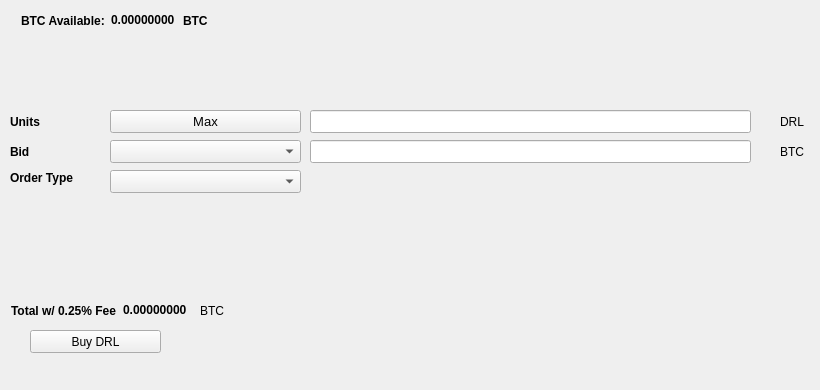
   <widget class="QWidget" name="BuyTab">
    <attribute name="title">
     <string>Buy</string>
    </attribute>
    <widget class="QPushButton" name="BuyDRL">
     <property name="geometry">
      <rect>
       <x>30</x>
       <y>330</y>
       <width>131</width>
       <height>23</height>
      </rect>
     </property>
     <property name="text">
      <string>Buy DRL</string>
     </property>
     <property name="icon">
      <iconset resource="../daral.qrc">
       <normaloff>:/icons/bitcoin</normaloff>:/icons/bitcoin</iconset>
     </property>
    </widget>
    <widget class="QLabel" name="label_3">
     <property name="geometry">
      <rect>
       <x>10</x>
       <y>110</y>
       <width>46</width>
       <height>23</height>
      </rect>
     </property>
     <property name="font">
      <font>
       <weight>75</weight>
       <bold>true</bold>
      </font>
     </property>
     <property name="text">
      <string>Units</string>
     </property>
    </widget>
    <widget class="QLineEdit" name="UnitsInput">
     <property name="geometry">
      <rect>
       <x>310</x>
       <y>110</y>
       <width>441</width>
       <height>23</height>
      </rect>
     </property>
     <property name="font">
      <font>
       <pointsize>9</pointsize>
       <weight>75</weight>
       <bold>true</bold>
      </font>
     </property>
    </widget>
    <widget class="QLineEdit" name="BuyBidPriceEdit">
     <property name="geometry">
      <rect>
       <x>310</x>
       <y>140</y>
       <width>441</width>
       <height>23</height>
      </rect>
     </property>
     <property name="font">
      <font>
       <pointsize>9</pointsize>
       <weight>75</weight>
       <bold>true</bold>
      </font>
     </property>
    </widget>
    <widget class="QLabel" name="label_4">
     <property name="geometry">
      <rect>
       <x>780</x>
       <y>110</y>
       <width>31</width>
       <height>23</height>
      </rect>
     </property>
     <property name="text">
      <string>DRL</string>
     </property>
    </widget>
    <widget class="QLabel" name="label_5">
     <property name="geometry">
      <rect>
       <x>780</x>
       <y>140</y>
       <width>31</width>
       <height>23</height>
      </rect>
     </property>
     <property name="text">
      <string>BTC</string>
     </property>
    </widget>
    <widget class="QLabel" name="label_6">
     <property name="geometry">
      <rect>
       <x>10</x>
       <y>140</y>
       <width>46</width>
       <height>23</height>
      </rect>
     </property>
     <property name="font">
      <font>
       <weight>75</weight>
       <bold>true</bold>
      </font>
     </property>
     <property name="text">
      <string>Bid</string>
     </property>
    </widget>
    <widget class="QLabel" name="label_7">
     <property name="geometry">
      <rect>
       <x>10</x>
       <y>170</y>
       <width>91</width>
       <height>16</height>
      </rect>
     </property>
     <property name="font">
      <font>
       <weight>75</weight>
       <bold>true</bold>
      </font>
     </property>
     <property name="text">
      <string>Order Type</string>
     </property>
    </widget>
    <widget class="QPushButton" name="Buy_Max_Amount">
     <property name="geometry">
      <rect>
       <x>110</x>
       <y>110</y>
       <width>191</width>
       <height>23</height>
      </rect>
     </property>
     <property name="font">
      <font>
       <pointsize>10</pointsize>
      </font>
     </property>
     <property name="text">
      <string>Max</string>
     </property>
    </widget>
    <widget class="QComboBox" name="BuyBidcomboBox">
     <property name="geometry">
      <rect>
       <x>110</x>
       <y>140</y>
       <width>191</width>
       <height>23</height>
      </rect>
     </property>
     <property name="font">
      <font>
       <pointsize>10</pointsize>
      </font>
     </property>
    </widget>
    <widget class="QComboBox" name="buyOrdertypeCombo">
     <property name="geometry">
      <rect>
       <x>110</x>
       <y>170</y>
       <width>191</width>
       <height>23</height>
      </rect>
     </property>
     <property name="font">
      <font>
       <pointsize>10</pointsize>
      </font>
     </property>
    </widget>
    <widget class="QWidget" name="layoutWidget1">
     <property name="geometry">
      <rect>
       <x>21</x>
       <y>11</y>
       <width>227</width>
       <height>19</height>
      </rect>
     </property>
     <layout class="QHBoxLayout" name="horizontalLayout_3">
      <item>
       <widget class="QLabel" name="label232">
        <property name="font">
         <font>
          <weight>75</weight>
          <bold>true</bold>
         </font>
        </property>
        <property name="text">
         <string>BTC Available:</string>
        </property>
       </widget>
      </item>
      <item>
       <widget class="QLabel" name="BtcAvailableLbl">
        <property name="palette">
         <palette>
          <active>
           <colorrole role="WindowText">
            <brush brushstyle="SolidPattern">
             <color alpha="255">
              <red>0</red>
              <green>0</green>
              <blue>0</blue>
             </color>
            </brush>
           </colorrole>
           <colorrole role="Button">
            <brush brushstyle="SolidPattern">
             <color alpha="255">
              <red>0</red>
              <green>170</green>
              <blue>0</blue>
             </color>
            </brush>
           </colorrole>
           <colorrole role="Light">
            <brush brushstyle="SolidPattern">
             <color alpha="255">
              <red>0</red>
              <green>255</green>
              <blue>0</blue>
             </color>
            </brush>
           </colorrole>
           <colorrole role="Midlight">
            <brush brushstyle="SolidPattern">
             <color alpha="255">
              <red>0</red>
              <green>212</green>
              <blue>0</blue>
             </color>
            </brush>
           </colorrole>
           <colorrole role="Dark">
            <brush brushstyle="SolidPattern">
             <color alpha="255">
              <red>0</red>
              <green>85</green>
              <blue>0</blue>
             </color>
            </brush>
           </colorrole>
           <colorrole role="Mid">
            <brush brushstyle="SolidPattern">
             <color alpha="255">
              <red>0</red>
              <green>113</green>
              <blue>0</blue>
             </color>
            </brush>
           </colorrole>
           <colorrole role="Text">
            <brush brushstyle="SolidPattern">
             <color alpha="255">
              <red>0</red>
              <green>170</green>
              <blue>0</blue>
             </color>
            </brush>
           </colorrole>
           <colorrole role="BrightText">
            <brush brushstyle="SolidPattern">
             <color alpha="255">
              <red>255</red>
              <green>255</green>
              <blue>255</blue>
             </color>
            </brush>
           </colorrole>
           <colorrole role="ButtonText">
            <brush brushstyle="SolidPattern">
             <color alpha="255">
              <red>0</red>
              <green>0</green>
              <blue>0</blue>
             </color>
            </brush>
           </colorrole>
           <colorrole role="Base">
            <brush brushstyle="SolidPattern">
             <color alpha="255">
              <red>255</red>
              <green>255</green>
              <blue>255</blue>
             </color>
            </brush>
           </colorrole>
           <colorrole role="Window">
            <brush brushstyle="SolidPattern">
             <color alpha="255">
              <red>0</red>
              <green>170</green>
              <blue>0</blue>
             </color>
            </brush>
           </colorrole>
           <colorrole role="Shadow">
            <brush brushstyle="SolidPattern">
             <color alpha="255">
              <red>0</red>
              <green>0</green>
              <blue>0</blue>
             </color>
            </brush>
           </colorrole>
           <colorrole role="AlternateBase">
            <brush brushstyle="SolidPattern">
             <color alpha="255">
              <red>127</red>
              <green>212</green>
              <blue>127</blue>
             </color>
            </brush>
           </colorrole>
           <colorrole role="ToolTipBase">
            <brush brushstyle="SolidPattern">
             <color alpha="255">
              <red>255</red>
              <green>255</green>
              <blue>220</blue>
             </color>
            </brush>
           </colorrole>
           <colorrole role="ToolTipText">
            <brush brushstyle="SolidPattern">
             <color alpha="255">
              <red>0</red>
              <green>0</green>
              <blue>0</blue>
             </color>
            </brush>
           </colorrole>
          </active>
          <inactive>
           <colorrole role="WindowText">
            <brush brushstyle="SolidPattern">
             <color alpha="255">
              <red>0</red>
              <green>0</green>
              <blue>0</blue>
             </color>
            </brush>
           </colorrole>
           <colorrole role="Button">
            <brush brushstyle="SolidPattern">
             <color alpha="255">
              <red>0</red>
              <green>170</green>
              <blue>0</blue>
             </color>
            </brush>
           </colorrole>
           <colorrole role="Light">
            <brush brushstyle="SolidPattern">
             <color alpha="255">
              <red>0</red>
              <green>255</green>
              <blue>0</blue>
             </color>
            </brush>
           </colorrole>
           <colorrole role="Midlight">
            <brush brushstyle="SolidPattern">
             <color alpha="255">
              <red>0</red>
              <green>212</green>
              <blue>0</blue>
             </color>
            </brush>
           </colorrole>
           <colorrole role="Dark">
            <brush brushstyle="SolidPattern">
             <color alpha="255">
              <red>0</red>
              <green>85</green>
              <blue>0</blue>
             </color>
            </brush>
           </colorrole>
           <colorrole role="Mid">
            <brush brushstyle="SolidPattern">
             <color alpha="255">
              <red>0</red>
              <green>113</green>
              <blue>0</blue>
             </color>
            </brush>
           </colorrole>
           <colorrole role="Text">
            <brush brushstyle="SolidPattern">
             <color alpha="255">
              <red>0</red>
              <green>170</green>
              <blue>0</blue>
             </color>
            </brush>
           </colorrole>
           <colorrole role="BrightText">
            <brush brushstyle="SolidPattern">
             <color alpha="255">
              <red>255</red>
              <green>255</green>
              <blue>255</blue>
             </color>
            </brush>
           </colorrole>
           <colorrole role="ButtonText">
            <brush brushstyle="SolidPattern">
             <color alpha="255">
              <red>0</red>
              <green>0</green>
              <blue>0</blue>
             </color>
            </brush>
           </colorrole>
           <colorrole role="Base">
            <brush brushstyle="SolidPattern">
             <color alpha="255">
              <red>255</red>
              <green>255</green>
              <blue>255</blue>
             </color>
            </brush>
           </colorrole>
           <colorrole role="Window">
            <brush brushstyle="SolidPattern">
             <color alpha="255">
              <red>0</red>
              <green>170</green>
              <blue>0</blue>
             </color>
            </brush>
           </colorrole>
           <colorrole role="Shadow">
            <brush brushstyle="SolidPattern">
             <color alpha="255">
              <red>0</red>
              <green>0</green>
              <blue>0</blue>
             </color>
            </brush>
           </colorrole>
           <colorrole role="AlternateBase">
            <brush brushstyle="SolidPattern">
             <color alpha="255">
              <red>127</red>
              <green>212</green>
              <blue>127</blue>
             </color>
            </brush>
           </colorrole>
           <colorrole role="ToolTipBase">
            <brush brushstyle="SolidPattern">
             <color alpha="255">
              <red>255</red>
              <green>255</green>
              <blue>220</blue>
             </color>
            </brush>
           </colorrole>
           <colorrole role="ToolTipText">
            <brush brushstyle="SolidPattern">
             <color alpha="255">
              <red>0</red>
              <green>0</green>
              <blue>0</blue>
             </color>
            </brush>
           </colorrole>
          </inactive>
          <disabled>
           <colorrole role="WindowText">
            <brush brushstyle="SolidPattern">
             <color alpha="255">
              <red>0</red>
              <green>85</green>
              <blue>0</blue>
             </color>
            </brush>
           </colorrole>
           <colorrole role="Button">
            <brush brushstyle="SolidPattern">
             <color alpha="255">
              <red>0</red>
              <green>170</green>
              <blue>0</blue>
             </color>
            </brush>
           </colorrole>
           <colorrole role="Light">
            <brush brushstyle="SolidPattern">
             <color alpha="255">
              <red>0</red>
              <green>255</green>
              <blue>0</blue>
             </color>
            </brush>
           </colorrole>
           <colorrole role="Midlight">
            <brush brushstyle="SolidPattern">
             <color alpha="255">
              <red>0</red>
              <green>212</green>
              <blue>0</blue>
             </color>
            </brush>
           </colorrole>
           <colorrole role="Dark">
            <brush brushstyle="SolidPattern">
             <color alpha="255">
              <red>0</red>
              <green>85</green>
              <blue>0</blue>
             </color>
            </brush>
           </colorrole>
           <colorrole role="Mid">
            <brush brushstyle="SolidPattern">
             <color alpha="255">
              <red>0</red>
              <green>113</green>
              <blue>0</blue>
             </color>
            </brush>
           </colorrole>
           <colorrole role="Text">
            <brush brushstyle="SolidPattern">
             <color alpha="255">
              <red>0</red>
              <green>85</green>
              <blue>0</blue>
             </color>
            </brush>
           </colorrole>
           <colorrole role="BrightText">
            <brush brushstyle="SolidPattern">
             <color alpha="255">
              <red>255</red>
              <green>255</green>
              <blue>255</blue>
             </color>
            </brush>
           </colorrole>
           <colorrole role="ButtonText">
            <brush brushstyle="SolidPattern">
             <color alpha="255">
              <red>0</red>
              <green>85</green>
              <blue>0</blue>
             </color>
            </brush>
           </colorrole>
           <colorrole role="Base">
            <brush brushstyle="SolidPattern">
             <color alpha="255">
              <red>0</red>
              <green>170</green>
              <blue>0</blue>
             </color>
            </brush>
           </colorrole>
           <colorrole role="Window">
            <brush brushstyle="SolidPattern">
             <color alpha="255">
              <red>0</red>
              <green>170</green>
              <blue>0</blue>
             </color>
            </brush>
           </colorrole>
           <colorrole role="Shadow">
            <brush brushstyle="SolidPattern">
             <color alpha="255">
              <red>0</red>
              <green>0</green>
              <blue>0</blue>
             </color>
            </brush>
           </colorrole>
           <colorrole role="AlternateBase">
            <brush brushstyle="SolidPattern">
             <color alpha="255">
              <red>0</red>
              <green>170</green>
              <blue>0</blue>
             </color>
            </brush>
           </colorrole>
           <colorrole role="ToolTipBase">
            <brush brushstyle="SolidPattern">
             <color alpha="255">
              <red>255</red>
              <green>255</green>
              <blue>220</blue>
             </color>
            </brush>
           </colorrole>
           <colorrole role="ToolTipText">
            <brush brushstyle="SolidPattern">
             <color alpha="255">
              <red>0</red>
              <green>0</green>
              <blue>0</blue>
             </color>
            </brush>
           </colorrole>
          </disabled>
         </palette>
        </property>
        <property name="font">
         <font>
          <weight>75</weight>
          <bold>true</bold>
         </font>
        </property>
        <property name="text">
         <string>0.00000000</string>
        </property>
        <property name="textInteractionFlags">
         <set>Qt::LinksAccessibleByMouse|Qt::TextSelectableByKeyboard|Qt::TextSelectableByMouse</set>
        </property>
       </widget>
      </item>
      <item>
       <widget class="QLabel" name="BtcAvailableLbl_2">
        <property name="font">
         <font>
          <weight>75</weight>
          <bold>true</bold>
         </font>
        </property>
        <property name="text">
         <string>BTC</string>
        </property>
       </widget>
      </item>
     </layout>
    </widget>
    <widget class="QWidget" name="layoutWidge2">
     <property name="geometry">
      <rect>
       <x>11</x>
       <y>301</y>
       <width>259</width>
       <height>19</height>
      </rect>
     </property>
     <layout class="QHBoxLayout" name="horizontalLayout_4">
      <item>
       <widget class="QLabel" name="label_9">
        <property name="font">
         <font>
          <weight>75</weight>
          <bold>true</bold>
         </font>
        </property>
        <property name="text">
         <string>Total w/ 0.25% Fee</string>
        </property>
       </widget>
      </item>
      <item>
       <widget class="QLabel" name="BuyCostLabel">
        <property name="palette">
         <palette>
          <active>
           <colorrole role="WindowText">
            <brush brushstyle="SolidPattern">
             <color alpha="255">
              <red>0</red>
              <green>0</green>
              <blue>0</blue>
             </color>
            </brush>
           </colorrole>
           <colorrole role="Button">
            <brush brushstyle="SolidPattern">
             <color alpha="255">
              <red>0</red>
              <green>170</green>
              <blue>0</blue>
             </color>
            </brush>
           </colorrole>
           <colorrole role="Light">
            <brush brushstyle="SolidPattern">
             <color alpha="255">
              <red>0</red>
              <green>255</green>
              <blue>0</blue>
             </color>
            </brush>
           </colorrole>
           <colorrole role="Midlight">
            <brush brushstyle="SolidPattern">
             <color alpha="255">
              <red>0</red>
              <green>212</green>
              <blue>0</blue>
             </color>
            </brush>
           </colorrole>
           <colorrole role="Dark">
            <brush brushstyle="SolidPattern">
             <color alpha="255">
              <red>0</red>
              <green>85</green>
              <blue>0</blue>
             </color>
            </brush>
           </colorrole>
           <colorrole role="Mid">
            <brush brushstyle="SolidPattern">
             <color alpha="255">
              <red>0</red>
              <green>113</green>
              <blue>0</blue>
             </color>
            </brush>
           </colorrole>
           <colorrole role="Text">
            <brush brushstyle="SolidPattern">
             <color alpha="255">
              <red>0</red>
              <green>170</green>
              <blue>0</blue>
             </color>
            </brush>
           </colorrole>
           <colorrole role="BrightText">
            <brush brushstyle="SolidPattern">
             <color alpha="255">
              <red>255</red>
              <green>255</green>
              <blue>255</blue>
             </color>
            </brush>
           </colorrole>
           <colorrole role="ButtonText">
            <brush brushstyle="SolidPattern">
             <color alpha="255">
              <red>0</red>
              <green>0</green>
              <blue>0</blue>
             </color>
            </brush>
           </colorrole>
           <colorrole role="Base">
            <brush brushstyle="SolidPattern">
             <color alpha="255">
              <red>255</red>
              <green>255</green>
              <blue>255</blue>
             </color>
            </brush>
           </colorrole>
           <colorrole role="Window">
            <brush brushstyle="SolidPattern">
             <color alpha="255">
              <red>0</red>
              <green>170</green>
              <blue>0</blue>
             </color>
            </brush>
           </colorrole>
           <colorrole role="Shadow">
            <brush brushstyle="SolidPattern">
             <color alpha="255">
              <red>0</red>
              <green>0</green>
              <blue>0</blue>
             </color>
            </brush>
           </colorrole>
           <colorrole role="AlternateBase">
            <brush brushstyle="SolidPattern">
             <color alpha="255">
              <red>127</red>
              <green>212</green>
              <blue>127</blue>
             </color>
            </brush>
           </colorrole>
           <colorrole role="ToolTipBase">
            <brush brushstyle="SolidPattern">
             <color alpha="255">
              <red>255</red>
              <green>255</green>
              <blue>220</blue>
             </color>
            </brush>
           </colorrole>
           <colorrole role="ToolTipText">
            <brush brushstyle="SolidPattern">
             <color alpha="255">
              <red>0</red>
              <green>0</green>
              <blue>0</blue>
             </color>
            </brush>
           </colorrole>
          </active>
          <inactive>
           <colorrole role="WindowText">
            <brush brushstyle="SolidPattern">
             <color alpha="255">
              <red>0</red>
              <green>0</green>
              <blue>0</blue>
             </color>
            </brush>
           </colorrole>
           <colorrole role="Button">
            <brush brushstyle="SolidPattern">
             <color alpha="255">
              <red>0</red>
              <green>170</green>
              <blue>0</blue>
             </color>
            </brush>
           </colorrole>
           <colorrole role="Light">
            <brush brushstyle="SolidPattern">
             <color alpha="255">
              <red>0</red>
              <green>255</green>
              <blue>0</blue>
             </color>
            </brush>
           </colorrole>
           <colorrole role="Midlight">
            <brush brushstyle="SolidPattern">
             <color alpha="255">
              <red>0</red>
              <green>212</green>
              <blue>0</blue>
             </color>
            </brush>
           </colorrole>
           <colorrole role="Dark">
            <brush brushstyle="SolidPattern">
             <color alpha="255">
              <red>0</red>
              <green>85</green>
              <blue>0</blue>
             </color>
            </brush>
           </colorrole>
           <colorrole role="Mid">
            <brush brushstyle="SolidPattern">
             <color alpha="255">
              <red>0</red>
              <green>113</green>
              <blue>0</blue>
             </color>
            </brush>
           </colorrole>
           <colorrole role="Text">
            <brush brushstyle="SolidPattern">
             <color alpha="255">
              <red>0</red>
              <green>170</green>
              <blue>0</blue>
             </color>
            </brush>
           </colorrole>
           <colorrole role="BrightText">
            <brush brushstyle="SolidPattern">
             <color alpha="255">
              <red>255</red>
              <green>255</green>
              <blue>255</blue>
             </color>
            </brush>
           </colorrole>
           <colorrole role="ButtonText">
            <brush brushstyle="SolidPattern">
             <color alpha="255">
              <red>0</red>
              <green>0</green>
              <blue>0</blue>
             </color>
            </brush>
           </colorrole>
           <colorrole role="Base">
            <brush brushstyle="SolidPattern">
             <color alpha="255">
              <red>255</red>
              <green>255</green>
              <blue>255</blue>
             </color>
            </brush>
           </colorrole>
           <colorrole role="Window">
            <brush brushstyle="SolidPattern">
             <color alpha="255">
              <red>0</red>
              <green>170</green>
              <blue>0</blue>
             </color>
            </brush>
           </colorrole>
           <colorrole role="Shadow">
            <brush brushstyle="SolidPattern">
             <color alpha="255">
              <red>0</red>
              <green>0</green>
              <blue>0</blue>
             </color>
            </brush>
           </colorrole>
           <colorrole role="AlternateBase">
            <brush brushstyle="SolidPattern">
             <color alpha="255">
              <red>127</red>
              <green>212</green>
              <blue>127</blue>
             </color>
            </brush>
           </colorrole>
           <colorrole role="ToolTipBase">
            <brush brushstyle="SolidPattern">
             <color alpha="255">
              <red>255</red>
              <green>255</green>
              <blue>220</blue>
             </color>
            </brush>
           </colorrole>
           <colorrole role="ToolTipText">
            <brush brushstyle="SolidPattern">
             <color alpha="255">
              <red>0</red>
              <green>0</green>
              <blue>0</blue>
             </color>
            </brush>
           </colorrole>
          </inactive>
          <disabled>
           <colorrole role="WindowText">
            <brush brushstyle="SolidPattern">
             <color alpha="255">
              <red>0</red>
              <green>85</green>
              <blue>0</blue>
             </color>
            </brush>
           </colorrole>
           <colorrole role="Button">
            <brush brushstyle="SolidPattern">
             <color alpha="255">
              <red>0</red>
              <green>170</green>
              <blue>0</blue>
             </color>
            </brush>
           </colorrole>
           <colorrole role="Light">
            <brush brushstyle="SolidPattern">
             <color alpha="255">
              <red>0</red>
              <green>255</green>
              <blue>0</blue>
             </color>
            </brush>
           </colorrole>
           <colorrole role="Midlight">
            <brush brushstyle="SolidPattern">
             <color alpha="255">
              <red>0</red>
              <green>212</green>
              <blue>0</blue>
             </color>
            </brush>
           </colorrole>
           <colorrole role="Dark">
            <brush brushstyle="SolidPattern">
             <color alpha="255">
              <red>0</red>
              <green>85</green>
              <blue>0</blue>
             </color>
            </brush>
           </colorrole>
           <colorrole role="Mid">
            <brush brushstyle="SolidPattern">
             <color alpha="255">
              <red>0</red>
              <green>113</green>
              <blue>0</blue>
             </color>
            </brush>
           </colorrole>
           <colorrole role="Text">
            <brush brushstyle="SolidPattern">
             <color alpha="255">
              <red>0</red>
              <green>85</green>
              <blue>0</blue>
             </color>
            </brush>
           </colorrole>
           <colorrole role="BrightText">
            <brush brushstyle="SolidPattern">
             <color alpha="255">
              <red>255</red>
              <green>255</green>
              <blue>255</blue>
             </color>
            </brush>
           </colorrole>
           <colorrole role="ButtonText">
            <brush brushstyle="SolidPattern">
             <color alpha="255">
              <red>0</red>
              <green>85</green>
              <blue>0</blue>
             </color>
            </brush>
           </colorrole>
           <colorrole role="Base">
            <brush brushstyle="SolidPattern">
             <color alpha="255">
              <red>0</red>
              <green>170</green>
              <blue>0</blue>
             </color>
            </brush>
           </colorrole>
           <colorrole role="Window">
            <brush brushstyle="SolidPattern">
             <color alpha="255">
              <red>0</red>
              <green>170</green>
              <blue>0</blue>
             </color>
            </brush>
           </colorrole>
           <colorrole role="Shadow">
            <brush brushstyle="SolidPattern">
             <color alpha="255">
              <red>0</red>
              <green>0</green>
              <blue>0</blue>
             </color>
            </brush>
           </colorrole>
           <colorrole role="AlternateBase">
            <brush brushstyle="SolidPattern">
             <color alpha="255">
              <red>0</red>
              <green>170</green>
              <blue>0</blue>
             </color>
            </brush>
           </colorrole>
           <colorrole role="ToolTipBase">
            <brush brushstyle="SolidPattern">
             <color alpha="255">
              <red>255</red>
              <green>255</green>
              <blue>220</blue>
             </color>
            </brush>
           </colorrole>
           <colorrole role="ToolTipText">
            <brush brushstyle="SolidPattern">
             <color alpha="255">
              <red>0</red>
              <green>0</green>
              <blue>0</blue>
             </color>
            </brush>
           </colorrole>
          </disabled>
         </palette>
        </property>
        <property name="font">
         <font>
          <weight>75</weight>
          <bold>true</bold>
         </font>
        </property>
        <property name="autoFillBackground">
         <bool>false</bool>
        </property>
        <property name="text">
         <string>0.00000000</string>
        </property>
        <property name="textInteractionFlags">
         <set>Qt::LinksAccessibleByMouse|Qt::TextSelectableByMouse</set>
        </property>
       </widget>
      </item>
      <item>
       <widget class="QLabel" name="label_10">
        <property name="font">
         <font>
          <weight>50</weight>
          <bold>false</bold>
         </font>
        </property>
        <property name="text">
         <string>BTC</string>
        </property>
       </widget>
      </item>
     </layout>
    </widget>
    <widget class="QLabel" name="label_24">
     <property name="geometry">
      <rect>
       <x>460</x>
       <y>300</y>
       <width>281</width>
       <height>81</height>
      </rect>
     </property>
     <property name="text">
      <string/>
     </property>
     <property name="pixmap">
      <pixmap>:/images/bittrex</pixmap>
     </property>
    </widget>
   </widget>
